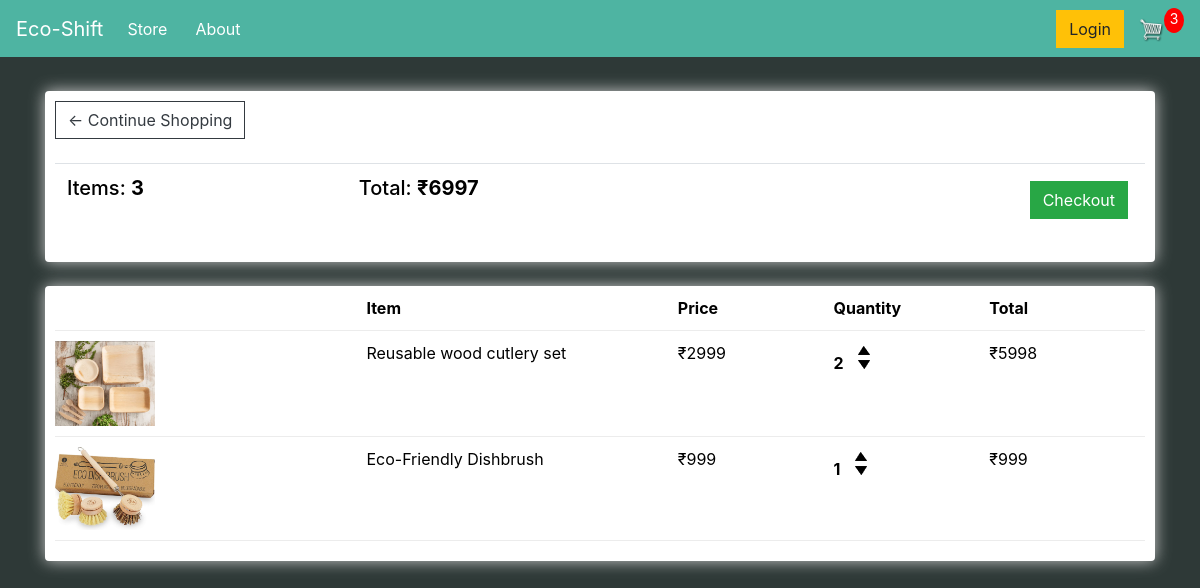
The app's page /cart/ (signed in) with its own data.
### store/models.py (models this page shows, shortened)
class Order(models.Model):
	customer = models.ForeignKey(Customer, on_delete=models.SET_NULL, null=True, blank=True)
	date_ordered = models.DateTimeField(auto_now_add=True)
	complete = models.BooleanField(default=False)
	transaction_id = models.CharField(max_length=100, null=True)
	@property
	def get_cart_total(self):
		orderitems = self.orderitem_set.all()
		total = sum([item.get_total for item in orderitems])
		return total
	@property
	def get_cart_items(self):
		orderitems = self.orderitem_set.all()
		total = sum([item.quantity for item in orderitems])
		return total

class OrderItem(models.Model):
	product = models.ForeignKey(Product, on_delete=models.SET_NULL, null=True)
	order = models.ForeignKey(Order, on_delete=models.SET_NULL, null=True)
	quantity = models.IntegerField(default=0, null=True, blank=True)
	date_added = models.DateTimeField(auto_now_add=True)
	@property
	def get_total(self):
		total = self.product.price * self.quantity
		return total

class Product(models.Model):
	name = models.CharField(max_length=200)
	price = models.FloatField()
	digital = models.BooleanField(default=False,null=True, blank=True)
	image = models.ImageField(null=True, blank=True)
	@property
	def imageURL(self):
		try:
			url = self.image.url
		except:
			url = ''
		return url

### store/views.py (the view)
# urls.py: path('cart/', views.cart, name="cart"),
def cart(request):
	data = cartData(request)
	cartItems = data['cartItems']
	order = data['order']
	items = data['items']
	context = {'items':items, 'order':order, 'cartItems':cartItems}
	return render(request, 'store/cart.html', context)

### store/utils.py (called while the page is built)
def cartData(request):
	if request.user.is_authenticated:
		customer = request.user.customer
		order, created = Order.objects.get_or_create(customer=customer, complete=False)
		items = order.orderitem_set.all()
		cartItems = order.get_cart_items
	else:
		cookieData = cookieCart(request)
		cartItems = cookieData['cartItems']
		order = cookieData['order']
		items = cookieData['items']
	return {'cartItems':cartItems ,'order':order, 'items':items}

### store/templates/store/cart.html
{% extends 'store/main.html' %}
{% load static %}
{% block content %}
    <div class="row">
        <div class="col-lg-12">
            <div class="box-element">
                <a  class="btn btn-outline-dark" href="{% url 'store' %}">&#x2190; Continue Shopping</a>
                <br>
                <br>
                <table class="table">
                    <tr>
                        <th><h5 style="color: black;">Items: <strong>{{order.get_cart_items}}</strong></h5></th>
                        <th><h5 style="color: black;">Total: <strong>₹{{order.get_cart_total|floatformat:0}}</strong></h5></th>
                        <th>
                            <a  style="float:right; margin:5px;" class="btn btn-success" href="{% url 'checkout' %}">Checkout</a>
                        </th>
                    </tr>
                </table>
            </div>
            <br>
            <div class="box-element">
                <div class="cart-row">
                    <div style="flex:2"></div>
                    <div style="flex:2"><strong style="color: black;">Item</strong></div>
                    <div style="flex:1"><strong style="color: black;">Price</strong></div>
                    <div style="flex:1"><strong style="color: black;">Quantity</strong></div>
                    <div style="flex:1"><strong style="color: black;">Total</strong></div>
                </div>
                {% for item in items %}
                <div class="cart-row">
                    <div style="flex:2"><img class="row-image" src="{{item.product.imageURL}}"></div>
                    <div style="flex:2"><p style="color: black;">{{item.product.name}}</p></div>
                    <div style="flex:1"><p style="color: black;">₹{{item.product.price|floatformat:0}}</p></div>
                    <div style="flex:1">
                        <p class="quantity" style="color: black;">{{item.quantity}}</p>
                        <div class="quantity">
                            <img data-product="{{item.product.id}}" data-action="add" class="chg-quantity update-cart" src="{% static  'images/arrow-up.png' %}">
                            <img data-product="{{item.product.id}}" data-action="remove" class="chg-quantity update-cart" src="{% static  'images/arrow-down.png' %}">
                        </div>
                    </div>
                    <div style="flex:1"><p style="color: black;">₹{{item.get_total|floatformat:0}}</p></div>
                </div>
                {% endfor %}
            </div>
        </div>
    </div>
{% endblock content %}

### static/css/main.css (style rules this page uses)
body { background-color: hsl(0, 0%, 98%); }
h1,h2,h3,h4,h5,h6 { color:hsl(0, 0%, 30%); }
.box-element { box-shadow:hsl(0, 0%, 80%) 0 0 16px; background-color: #fff; border-radius: 4px; padding: 10px; }
.col-lg-4, .col-lg-6, .col-lg-8, .col-lg-12 { margin-top: 10px; }
.btn { border-radius: 0; }
.row-image { width: 100px; }
.cart-row { display: flex; align-items: flex-stretch; padding-bottom: 10px; margin-bottom: 10px; border-bottom: 1px solid #ececec; }
.quantity { display: inline-block; font-weight: 700; padding-right:10px; }
.chg-quantity { width: 12px; cursor: pointer; display: block; margin-top: 5px; transition:.1s; }

### records on screen
Order: get_cart_items "3", get_cart_total "6997"
OrderItem: product.imageURL (picture), product.name "Reusable wood cutlery set", product.price "2999", quantity "2", get_total "5998"
OrderItem: product.imageURL (picture), product.name "Eco-Friendly Dishbrush", product.price "999", quantity "1", get_total "999"

### other values on screen
{{ cartItems }} "3"
